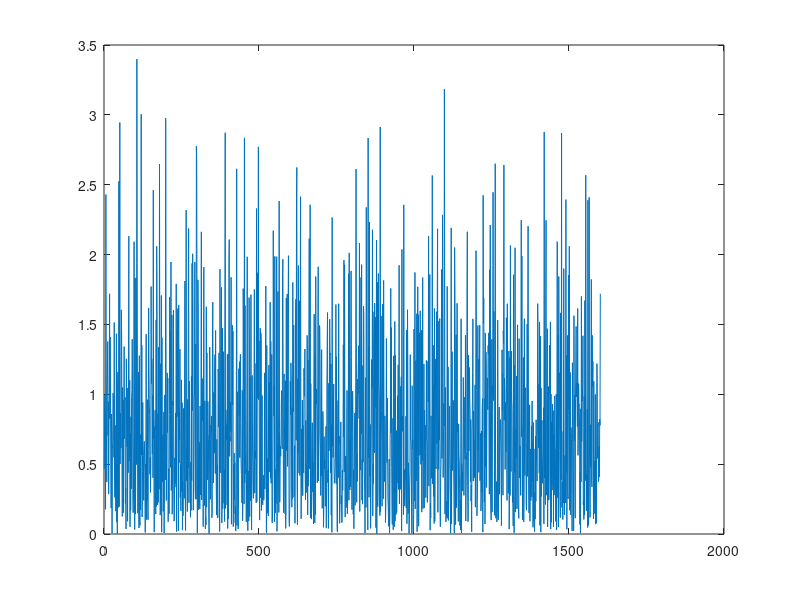
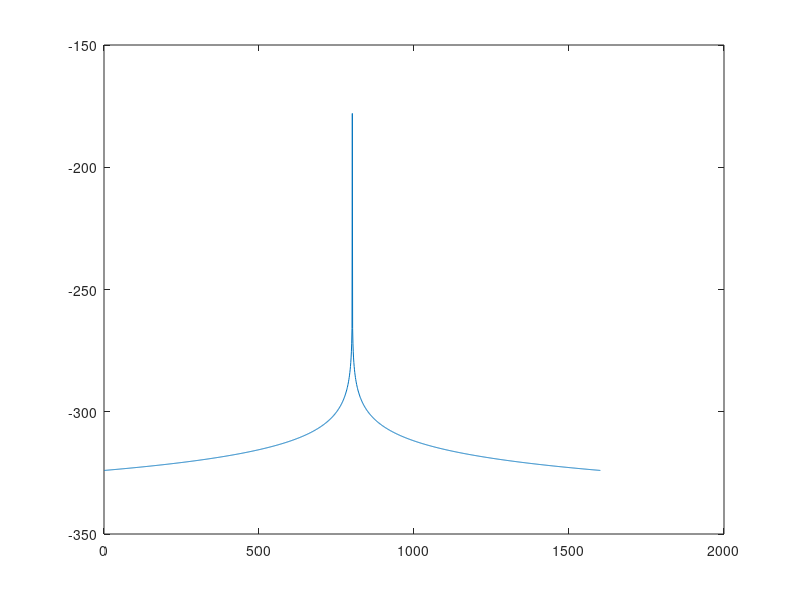
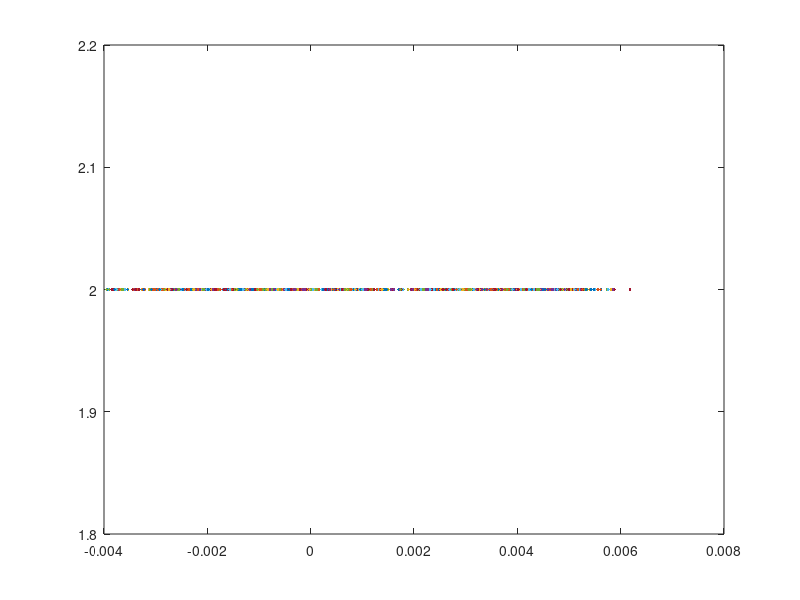

These figures' MATLAB source, in order: (Note: this script raises an error after producing the figures.)
close all
clearvars
um = 1e-6;
nm = 1e-9;
pm = 1e-12;
MHz = 1e6;
kHz = 1e3;
km = 1e3;
ps = 1e-12;
mW = 1e-3;

B = 400e6;
c = 299792458;

T = 1/B;
sps = 100;
ts = T/sps;
sample_num = sps*16;

fs = 1/ts;

lo.linewidth = 1*kHz;
lo.PSD = -80;
lo.lambda = 1550*nm;
lo.field = 1e1;
fc = c/lo.lambda;

f = (-sample_num/2:sample_num/2) /ts/sample_num;

D = lo.field*10^(lo.PSD/10);
S_f = D^2./ ((1 + (f / lo.linewidth).^2)*lo.linewidth*2*pi);

T_noise = ifft(S_f);

white_noise_real = randn(1, (sample_num)+1);
white_noise_imag = randn(1, (sample_num)+1);

white_noise = white_noise_real;
white_noise_ff = fftshift(fft(white_noise));
delta_f_freq_domain = white_noise_ff .* (sqrt(S_f) + sqrt(D)*1i*white_noise_imag);
delta_f_time_domain = ifftshift(ifft(fftshift(delta_f_freq_domain)));
delta_f_time_domain = real(delta_f_time_domain);


phi = cumsum(delta_f_time_domain);

figure
grid on
plot(abs(white_noise))

figure
grid on
plot(10*log10(abs(S_f)))

figure
grid on
plot(phi, LineWidth=2)
ylabel("Lorentzian random walk", FontSize=40)
xlabel("Sample number", FontSize=40)
grid on
xlim([0 sample_num])
ax = gca; % Get the current axis
ax.FontSize = 30;

ff = fftshift(fft(phi));
figure
plot(f/MHz, 20*log10(abs(ff)/lo.field), LineWidth=2)
ylabel("Phase noise PSD [dBc/Hz]", FontSize=35)
xlabel("Frequency [MHz]", FontSize=35)
grid on
ax = gca; % Get the current axis
ax.FontSize = 30;